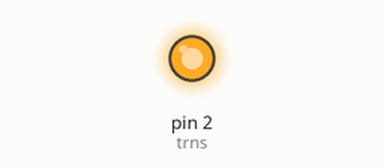
Bench run of a sketch on a simulated Arduino Uno, built with avr-gcc and run on an emulated ATmega328P. On the bench: output pins drawn as LEDs (lit = HIGH).

Above: at 0.2 s.
At 4.0 s:
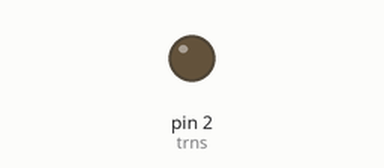
Timing chart, 0 to 7.4 s (numbered marks = the images above):
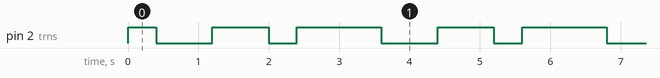

Measured:
- by itself, pin 2 (trns): repeats every 3.2 s: LOW 0.80 s, HIGH 0.80 s, LOW 0.40 s, HIGH 1.2 s
- by itself, everything shown: repeats every 3.2 s, in 4 steps

The sketch:

transmitter.ino
```cpp
int trns = 2;
int time = 400;

int dataarray[] = {1, 0, 0, 1, 1, 0, 1, 1};

void setup()
{
  pinMode(trns, OUTPUT);
}

void loop()
{
  for (int i = 0; i < sizeof(dataarray) / sizeof(dataarray[0]); i++){
    digitalWrite(trns, dataarray[i]);
  	delay(time);
  }
}
```
